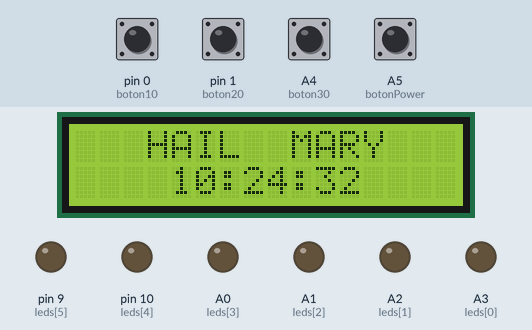
The sketch below on a simulated Arduino Uno, built with avr-gcc and run on an emulated ATmega328P. Parts: 16×2 character LCD, output pins drawn as LEDs (lit = HIGH). Inputs (shaded band) come from the test bench; at power-on: A4 (boton30), A5 (botonPower), pin 0 (boton10), pin 1 (boton20) HIGH. The local clock reads 2024-03-15 10:24:30 at power-on unless the sketch sets it.

Above: at 2.2 s.
2.3 s: pin 0 (boton10) pulled LOW for 0.15 s
At 4.6 s:
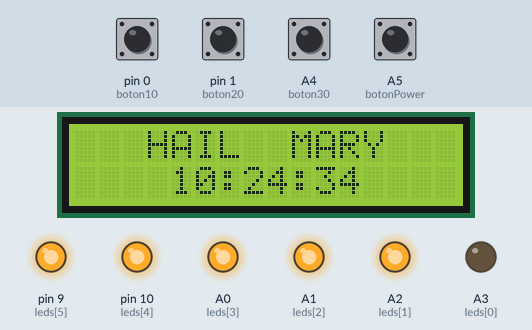
At 6.4 s:
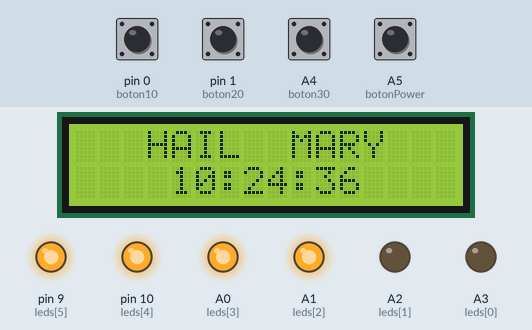
11.4 s: pin 1 (boton20) pulled LOW for 1 s
At 13.8 s:
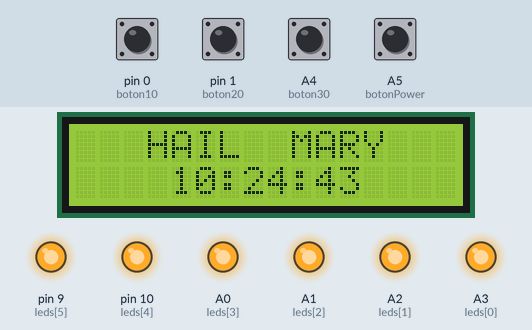
Timing chart, 0 to 20.5 s (numbered marks = the images above; inputs shaded):
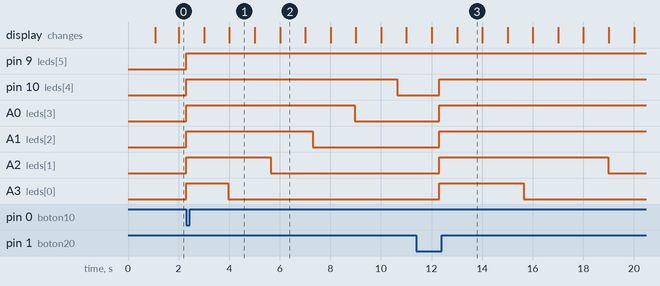

The sketch:

main.ino
```cpp
#include <LiquidCrystal.h>
#include <ThreeWire.h>
#include <RtcDS1302.h>

// =====================================================
// LCD 16x2
// RS, E, D4, D5, D6, D7
// =====================================================

LiquidCrystal lcd(12, 11, 5, 4, 3, 2);


// =====================================================
// RTC DS1302
// DAT, CLK, RST
// =====================================================

ThreeWire myWire(7, 6, 8);
RtcDS1302<ThreeWire> Rtc(myWire);


// =====================================================
// LEDs
// =====================================================

const byte leds[] = {
  A3,
  A2,
  A1,
  A0,
  10,
  9
};

const byte cantidadLeds = 6;


// =====================================================
// BOTONES
// =====================================================

const byte boton10 = 0;
const byte boton20 = 1;
const byte boton30 = A4;
const byte botonPower = A5;


// =====================================================
// ESTADO DE LOS BOTONES
// =====================================================

bool estadoAnterior10 = HIGH;
bool estadoAnterior20 = HIGH;
bool estadoAnterior30 = HIGH;
bool estadoAnteriorPower = HIGH;


// =====================================================
// ESTADO DE LOS LEDS
// =====================================================

bool ledsEncendidos = false;


// =====================================================
// CUENTA REGRESIVA
// =====================================================

bool cuentaActiva = false;

unsigned long inicioCuenta = 0;
unsigned long duracionCuenta = 0;

int ultimoLedApagado = -1;


// =====================================================
// SETUP
// =====================================================

void setup() {

  // -------------------------
  // LCD
  // -------------------------

  lcd.begin(16, 2);
  lcd.clear();


  // -------------------------
  // RTC
  // -------------------------

  Rtc.Begin();

  Rtc.SetIsWriteProtected(false);
  Rtc.SetIsRunning(true);

  // Solo establece la hora si el RTC no tiene una
  // fecha/hora válida.
  if (!Rtc.IsDateTimeValid()) {
    RtcDateTime compiled(__DATE__, __TIME__);
    Rtc.SetDateTime(compiled);
  }


  // -------------------------
  // LEDs
  // -------------------------

  for (byte i = 0; i < cantidadLeds; i++) {
    pinMode(leds[i], OUTPUT);
    digitalWrite(leds[i], LOW);
  }


  // -------------------------
  // Botones
  // -------------------------

  pinMode(boton10, INPUT_PULLUP);
  pinMode(boton20, INPUT_PULLUP);
  pinMode(boton30, INPUT_PULLUP);
  pinMode(botonPower, INPUT_PULLUP);


  // -------------------------
  // Pantalla inicial
  // -------------------------

  lcd.setCursor(3, 0);
  lcd.print("HAIL  MARY");

  delay(1000);
}


// =====================================================
// LOOP PRINCIPAL
// =====================================================

void loop() {

  // El reloj se actualiza siempre
  actualizarReloj();


  // Si hay una cuenta activa,
  // solamente actualizamos esa cuenta.
  if (cuentaActiva) {

    actualizarCuenta();

    return;
  }


  // Si no hay cuenta activa,
  // revisamos los botones.

  controlarBotonPower();

  controlarBoton10();

  controlarBoton20();

  controlarBoton30();
}


// =====================================================
// ACTUALIZAR RELOJ
// =====================================================

void actualizarReloj() {

  RtcDateTime now = Rtc.GetDateTime();

  lcd.setCursor(3, 0);
  lcd.print("HAIL  MARY");

  lcd.setCursor(4, 1);

  if (now.Hour() < 10) {
    lcd.print("0");
  }

  lcd.print(now.Hour());
  lcd.print(":");

  if (now.Minute() < 10) {
    lcd.print("0");
  }

  lcd.print(now.Minute());
  lcd.print(":");

  if (now.Second() < 10) {
    lcd.print("0");
  }

  lcd.print(now.Second());

  lcd.print("        ");
}


// =====================================================
// BOTÓN ON / OFF
// =====================================================

void controlarBotonPower() {

  bool estadoActual = digitalRead(botonPower);

  if (estadoAnteriorPower == HIGH &&
      estadoActual == LOW) {

    ledsEncendidos = !ledsEncendidos;

    if (ledsEncendidos) {
      encenderTodos();
    }
    else {
      apagarTodos();
    }

    delay(50);
  }

  estadoAnteriorPower = estadoActual;
}


// =====================================================
// BOTÓN 10 SEGUNDOS
// =====================================================

void controlarBoton10() {

  bool estadoActual = digitalRead(boton10);

  if (estadoAnterior10 == HIGH &&
      estadoActual == LOW) {

    iniciarCuenta(10000);

    delay(50);
  }

  estadoAnterior10 = estadoActual;
}


// =====================================================
// BOTÓN 20 SEGUNDOS
// =====================================================

void controlarBoton20() {

  bool estadoActual = digitalRead(boton20);

  if (estadoAnterior20 == HIGH &&
      estadoActual == LOW) {

    iniciarCuenta(20000);

    delay(50);
  }

  estadoAnterior20 = estadoActual;
}


// =====================================================
// BOTÓN 30 SEGUNDOS
// =====================================================

void controlarBoton30() {

  bool estadoActual = digitalRead(boton30);

  if (estadoAnterior30 == HIGH &&
      estadoActual == LOW) {

    iniciarCuenta(30000);

    delay(50);
  }

  estadoAnterior30 = estadoActual;
}


// =====================================================
// INICIAR CUENTA
// =====================================================

void iniciarCuenta(unsigned long duracion) {

  cuentaActiva = true;

  inicioCuenta = millis();

  duracionCuenta = duracion;

  ultimoLedApagado = -1;

  encenderTodos();
}


// =====================================================
// ACTUALIZAR CUENTA
// =====================================================

void actualizarCuenta() {

  unsigned long tiempoTranscurrido =
    millis() - inicioCuenta;


  // -------------------------
  // FIN DE LA CUENTA
  // -------------------------

  if (tiempoTranscurrido >= duracionCuenta) {

    apagarTodos();

    cuentaActiva = false;

    ledsEncendidos = false;

    return;
  }


  // -------------------------
  // Calcular cuántos LEDs
  // deberían estar apagados
  // -------------------------

  int ledsApagados =
    (tiempoTranscurrido * cantidadLeds)
    / duracionCuenta;


  // -------------------------
  // Apagar LEDs progresivamente
  // -------------------------

  while (ultimoLedApagado < ledsApagados - 1) {

    ultimoLedApagado++;

    digitalWrite(
      leds[ultimoLedApagado],
      LOW
    );
  }
}


// =====================================================
// ENCENDER TODOS
// =====================================================

void encenderTodos() {

  for (byte i = 0; i < cantidadLeds; i++) {
    digitalWrite(leds[i], HIGH);
  }

  ledsEncendidos = true;
}


// =====================================================
// APAGAR TODOS
// =====================================================

void apagarTodos() {

  for (byte i = 0; i < cantidadLeds; i++) {
    digitalWrite(leds[i], LOW);
  }

  ledsEncendidos = false;
}
```

Measured:
- after the input at 2.3 s, pin 9 (leds[5]): LOW → HIGH at once; pin 10 (leds[4]): LOW → HIGH at once, → LOW 8.3 s later; A0 (leds[3]): LOW → HIGH at once, → LOW 6.7 s later; A1 (leds[2]): LOW → HIGH at once, → LOW 5.0 s later; A2 (leds[1]): LOW → HIGH at once, → LOW 3.3 s later
- after the input at 11.4 s, pin 9 (leds[5]): stays HIGH (without the input it goes to LOW after 0.90 s); pin 10 (leds[4]), A0 (leds[3]), A1 (leds[2]): LOW → HIGH after 0.91 s; A2 (leds[1]): LOW → HIGH after 0.91 s, → LOW 6.7 s later; A3 (leds[0]): LOW → HIGH after 0.91 s, → LOW 3.3 s later
- what the display in image 1 shows lasts 1.0 s, from 4.0 s to 5.0 s
